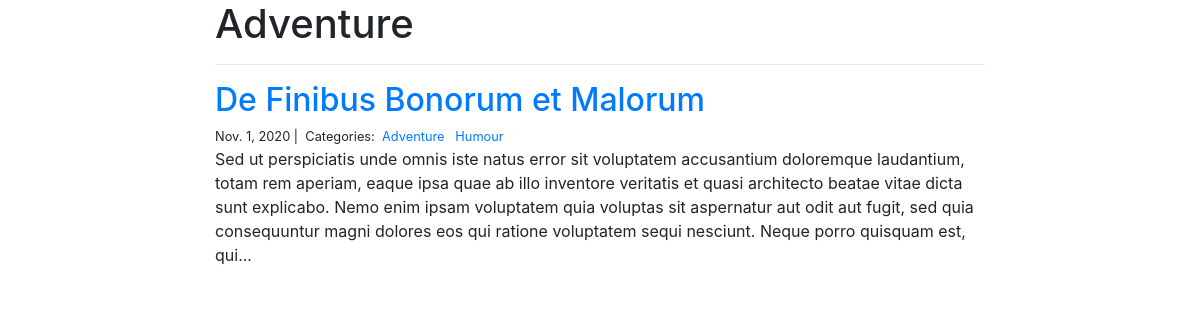
/blog/Adventure/, run on the app's committed database.
### blog/models.py (models this page shows)
class Category(models.Model):
    name = models.CharField(max_length=20)

class Post(models.Model):
    title = models.CharField(max_length=255)
    body = models.TextField()
    created_on = models.DateTimeField(auto_now_add=True)
    last_modified = models.DateTimeField(auto_now=True)
    categories = models.ManyToManyField("Category", related_name="posts")

### blog/views.py (the view)
# urls.py: path("<category>/", views.blog_category, name="blog_category"),
def blog_category(request, category):
    posts = Post.objects.filter(categories__name__contains=category).order_by(
        "-created_on"
    )
    context = {"category": category, "posts": posts}
    return render(request, "blog_category.html", context)

### blog/templates/blog_category.html
{% extends "base.html" %}
{% block page_content %}
<div class="col-md-8 offset-md-2">
    <h1>{{ category | title }}</h1>
    <hr>
    {% for post in posts %}
        <h2><a href="{% url 'blog_detail' post.pk%}">{{ post.title }}</a></h2>
        <small>
            {{ post.created_on.date }} |&nbsp;
            Categories:&nbsp;
            {% for category in post.categories.all %}
            <a href="{% url 'blog_category' category.name %}">
                {{ category.name }}
            </a>&nbsp;
            {% endfor %}
        </small>
        <p>{{ post.body | slice:":400" }}...</p>
    {% endfor %}
</div>
{% endblock %}

### data on the page
Category: name "Adventure"
Post: title "De Finibus Bonorum et Malorum", created_on "Nov. 1, 2020", body "Sed ut perspiciatis unde omnis iste natus error sit voluptatem accusantium doloremque laudantium, totam rem aperiam, eaque ipsa quae ab illo inventore veritatis et quasi architecto beatae vitae dicta sunt explicabo. Nemo enim ipsam voluptatem quia voluptas sit aspernatur aut odit aut fugit, sed quia consequuntur magni dolores eos qui ratione voluptatem sequi nesciunt. Neque porro quisquam est, qui"
Category: name "Humour"
